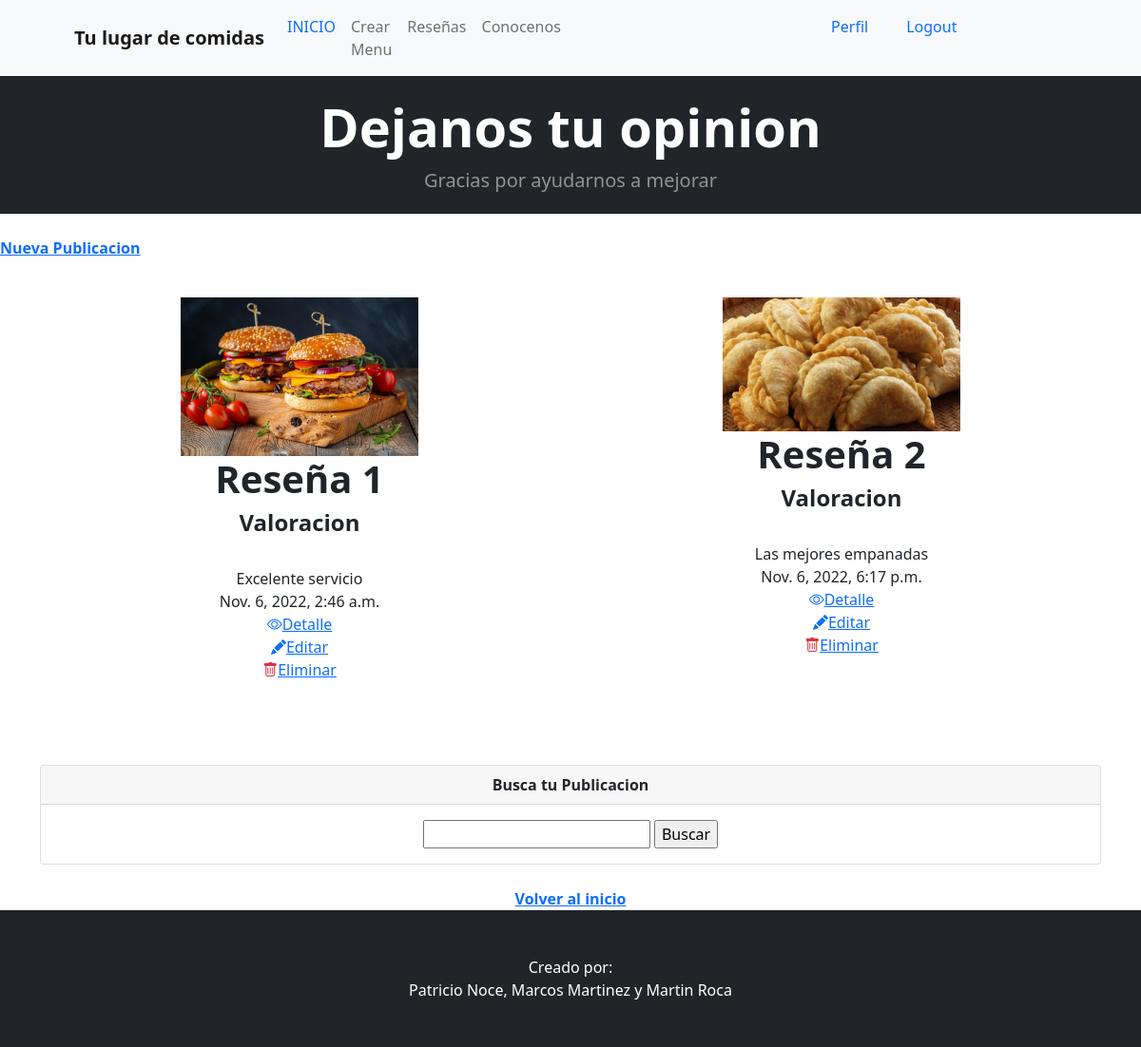
The app's page /list/ (signed in), older data.
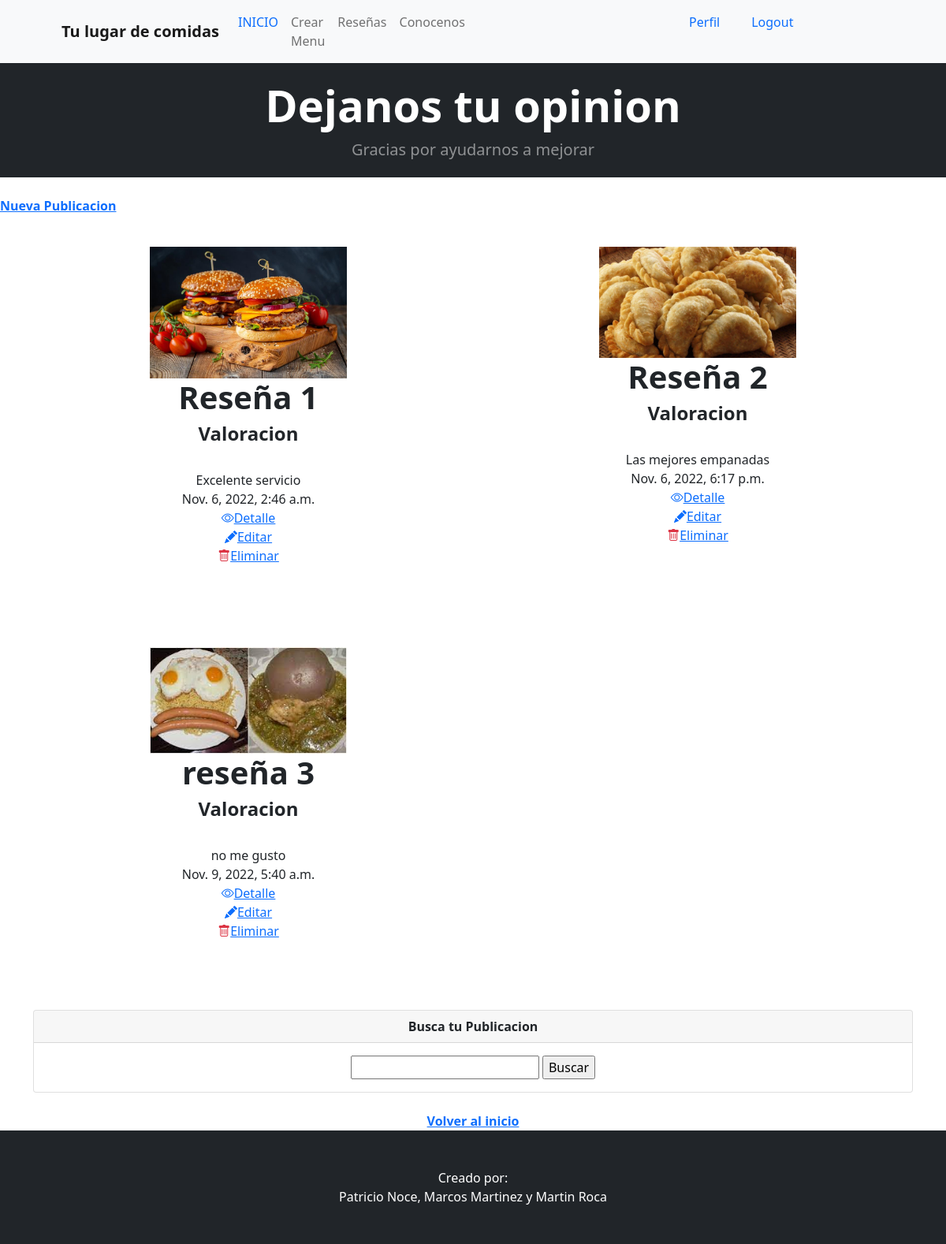
The same page, newer data.
### nmr_food/models.py (models this page shows, shortened)
class Post(models.Model):
    title = models.CharField(max_length=100)
    short_content = models.CharField(max_length=255)
    content = models.TextField(max_length=3000)
    date_published = models.DateTimeField(auto_now_add=True)
    image = models.ImageField(upload_to="posts", null=True, blank=True)

### nmr_food/views.py (the view)
# urls.py: path('list/', ListPost.as_view(), name="list-post"),
class ListPost(LoginRequiredMixin, ListView):
    model=Post

### nmr_food/templates/nmr_food/post_list.html (shortened to what this page needs)
{% extends 'nmr_food/index.html' %}
{% block content %}
<header class="bg-dark py-3">
<div class="container px-2 px-lg-4 my-1">
    <div class="text-center text-white">
        <h1 class="display-4 fw-bolder">Dejanos tu opinion</h1>
        <p class="lead fw-normal text-white-50 mb-0">Gracias por ayudarnos a mejorar</p>
    </div>
</div>
</header>
<br>
<a href="{% url 'create-post' %}"><strong> Nueva Publicacion </strong></a>
<br>
<br>
<div class="container text-center">
    <div class="row">
            {% for post in object_list %}
            <div class="col-sm-6 align-items-center">
                <div class="card-body">
                <img src="{{ post.image.url }}" class= Menu width="250px">
                <br><h1><strong>{{post.title}}</strong></h1>
                <h4><strong>{{post.short_content}}</strong></h4>
                <br>{{post.content}}
                <br>{{post.date_published}}
                <br><a href="{% url 'detail-post' post.id  %}"><i class="bi bi-eye"></i>Detalle</a>
                <br><a href="{% url 'update-post' post.id  %}"><i class="bi bi-pencil-fill"></i>Editar</a>
                <br><a href="{% url 'delete-post' post.id  %}"><i class="bi bi-trash text-danger"></i>Eliminar</a>
                <br>
                <br>
                <br>
                <br>
                </div>
            </div>
            {% endfor %}
    </div>
        <div class="card mb-4">
        <div class="card-header"><strong>Busca tu Publicacion</strong></div>
            <div class="card-body">
                <form action="{% url 'search-by-name-post' %}" method="get">
                    <input type="search" name="post-title">
                    <input type="submit" value="Buscar">
                </form>
            </div>
        </div>
    <a href="{% url 'home' %}"><strong> Volver al inicio </strong></a>
</div>
{% endblock %}

### nmr_food/templates/nmr_food/index.html (shortened to what this page needs)
{% load static %}
<!DOCTYPE html>
<html lang="en">
    <head>
        <link href="https://cdn.jsdelivr.net/npm/bootstrap-icons@1.5.0/font/bootstrap-icons.css" rel="stylesheet" />
        <link href="{% static 'nmr_food/css/styles.css' %}" rel="stylesheet" />
    </head>
    <body>
        <nav class="navbar navbar-expand-lg navbar-light bg-light">
            <div class="container px-4 px-lg-5">
                <a class="navbar-brand"><strong> Tu lugar de comidas </strong></a>
                <div class="collapse navbar-collapse" id="navbarSupportedContent">
                    <ul class="navbar-nav me-auto mb-2 mb-lg-0 ms-lg-6">
                        <li class="nav-item">
                            <a class="nav-link" href="{% url 'home' %}"><span class="text-primary">INICIO</span></a>
                        </li>
                        <li class="nav-item">
                            <a class="nav-link" href="{% url 'menu-list' %}">Crear Menu</a>
                          </li>
                          <li class="nav-item">
                            <a class="nav-link" href="{% url 'list-post' %}">Reseñas</a>
                          </li>
                          <li class="nav-item">
                            <a class="nav-link" href="{% url 'acerca_de_mi' %}">Conocenos</a>
                          </li>
                          <div class="container"></div>
                          <div class="container"></div>
                          <div class="container"></div>
                          <div class="container"></div>
                          <div class="container"></div>
                          {% if request.user.is_authenticated %}
                          <div class="container">
                          <li class="nav-item">
                            <span class="text-light"> Hola <strong>{{request.user.name}}</strong>!</span>
                          </li>
                          </div>
                          <div class="container">
                          </div>
                          <div class="container">
                            <li class="nav-item">
                              <a class="nav-link" href= "{% url 'profile-update' user.id %}"><span class="text-primary">Perfil</span></a>
                            </li>
                            </div>
                          <div class="container">
                          <li class="nav-item">
                            <a class="nav-link" href="{% url 'logout' %}"><span class="text-primary">Logout</span></a>
                          </li>
                          </div>
                          {% endif %}
                    </ul>
                </div>
            </div>
        </nav>
        {% block content %}{% endblock %}
        <footer class="py-5 bg-dark">
            <div class="container"><p class="m-0 text-center text-white">Creado por: <br> Patricio Noce, Marcos Martinez y Martin Roca</p></div>
        </footer>
    </body>
</html>

Row changes from the older to the newer data that the page shows:
added Post: image (picture), title "reseña 3", short_content "Valoracion", content "no me gusto", date_published "Nov. 9, 2022, 5:40 a.m."
